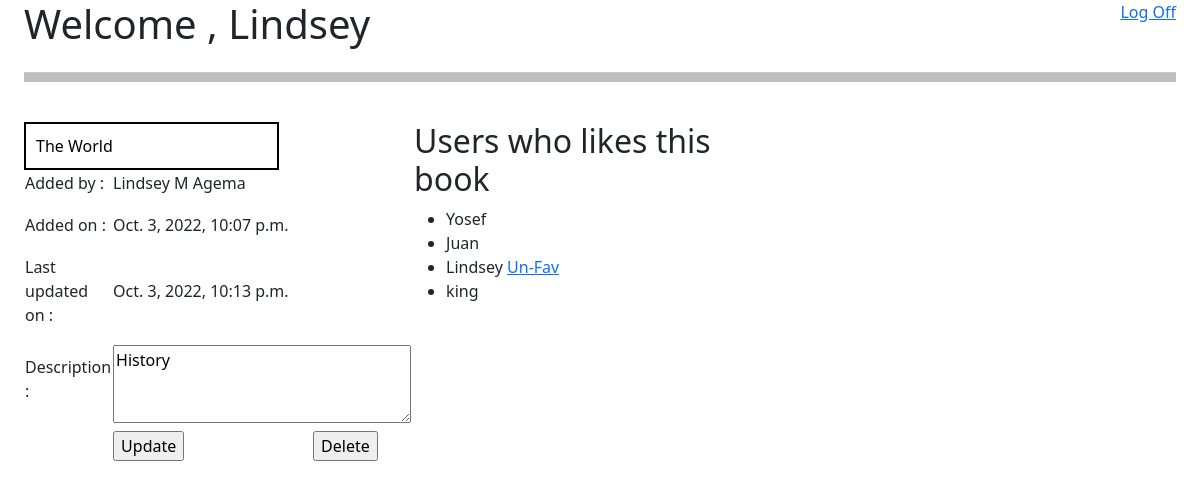
Screenshot of /favbooks/12 (signed in) with the database file from the repository.
### first_app/models.py (models this page shows)
class Book(models.Model):
    title = models.CharField(max_length=255)
    desc= models.TextField()
    uploaded_by= models.ForeignKey(User,related_name="books_uploaded",on_delete = models.CASCADE)
    users_who_like=models.ManyToManyField(User,related_name="likes_books")
    created_at = models.DateTimeField(auto_now_add=True)
    updated_at = models.DateTimeField(auto_now=True)
    objects=BookManager()

class User(models.Model):
    first_name = models.CharField(max_length=255)
    last_name = models.CharField(max_length=255)
    email= models.CharField(max_length=255)
    password= models.CharField(max_length=255)
    created_at = models.DateTimeField(auto_now_add=True)
    updated_at = models.DateTimeField(auto_now=True)
    objects=UserManager()

### first_app/views.py (the view)
# urls.py: path('favbooks/<int:id>',views.favbooks),
def favbooks(request,id):
    user=User.objects.get(id=request.session['user_id'])
    book=Book.objects.get(id=id)
    context = {
        'book':book,
        'likebook':book.users_who_like.all(),
        'user':user
    }
    return render(request,'favbooks.html',context)

### first_app/templates/favbooks.html (shortened to what this page needs)
<!DOCTYPE html>
<html lang="en">
<head>
    {% load static %}
    <link rel="stylesheet" href="{% static 'style1.css' %}">
    <link href="https://cdn.jsdelivr.net/npm/bootstrap@5.2.1/dist/css/bootstrap.min.css" rel="stylesheet">
</head>
<body>
    <div class="conainer">
        <div class="nav">
            <div class="nav1">
                <h1>Welcome , {{request.session.user_name}}</h1>
            </div>
            <div class="nav2">
                <div><a href="/logout">Log Off</a></div>
            </div>
        </div>
        <hr>
        <br>
        <div class="flex">
            <div class="flex1">
                {% if book.uploaded_by.id == request.session.user_id %}
                <form action="/update/{{book.id}}" method="post">
                    <table>
                    <input type="text" class="favnyid" name="title" value="{{book.title}}"></input>
                        <tr>
                            <td><p>Added by :</p></td>
                            <td><p name="name">{{book.uploaded_by.first_name}} {{book.uploaded_by.last_name}}</p></td>
                        </tr>
                        <tr>
                            <td><p>Added on :</p></td>
                            <td><p name="created">{{book.created_at}}</p></td>
                        </tr>
                        <tr>
                            <td><p>Last updated on :</p></td>
                            <td><p name="createdat">{{book.updated_at}}</p></td>
                        </tr>
                        <tr>
                            <td><p>Description :</p></td>
                            <td><textarea name="desc"  cols="30" rows="3">{{book.desc}}</textarea></td>
                        </tr>
                        <tr>
                            <td><p></p></td>
                            <td><input type="submit" name="up" value="Update"></td>
                            <td><input type="submit" name="up" value="Delete" style="margin-left:-100px;"></td>
                        </tr>
                    </table>
                </form>  <ul class="messages">
                {% endif %}
            </div>
            <div class="flex2">
                <h2>Users who likes this book</h2>
                    <ul>
                        {% for i in likebook %}
                        {% if i.id == request.session.user_id %}
                        <li>{{i.first_name}} <a href="/unfav/{{book.id}}">Un-Fav</a></li>
                        {% else %}
                        <li>{{i.first_name}}</li>
                        {% endif %}
                        {% endfor %}
                    </ul>
            </div>
    </div>
</body>
</html>

### first_app/static/style1.css (style rules this page uses)
.nav { display: flex; justify-content: space-between; }
.nav2 { display: flex; }
.nav2 div { margin-left: 20px; }
hr { height: 10px; background-color: black; }
.conainer { margin: 0 2%; }
.flex { display: flex; justify-content: space-between; }
.flex2 { margin-right: 40%; }
.favnyid { padding: 10px; border: 2px solid black; }

### rows the page displays
Book: title "The World", uploaded_by.first_name "Lindsey", uploaded_by.last_name "M Agema", created_at "Oct. 3, 2022, 10:07 p.m.", updated_at "Oct. 3, 2022, 10:13 p.m.", desc "History"
User: first_name "Yosef"
User: first_name "Juan"
User: first_name "Lindsey"
User: first_name "king"
